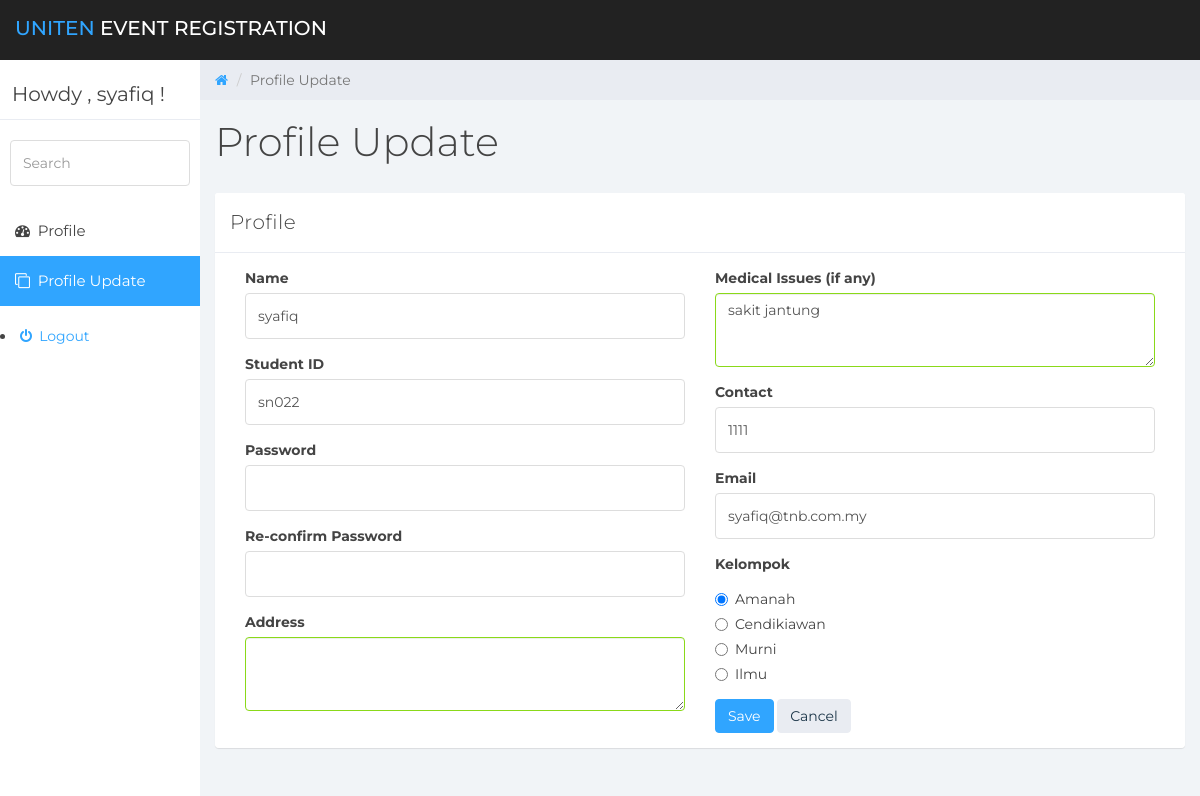
The app's page /user/userinfo.php (signed in) with its own data.
### tables this page shows
CREATE TABLE IF NOT EXISTS `participants` (
  `username` varchar(15) NOT NULL,
  `email` varchar(20) NOT NULL,
  `password` varchar(20) NOT NULL,
  `name` varchar(20) DEFAULT NULL,
  `studentID` varchar(9) DEFAULT NULL,
  `contact` varchar(11) DEFAULT NULL,
  `medical_issues` varchar(20) DEFAULT NULL,
  `address` varchar(20) DEFAULT NULL,
  `kelompok` varchar(12) DEFAULT NULL,
  `time_registered` timestamp NOT NULL DEFAULT CURRENT_TIMESTAMP ON UPDATE CURRENT_TIMESTAMP,
  `participantID` int(5) NOT NULL AUTO_INCREMENT,
  PRIMARY KEY (`participantID`)
);

### user/userinfo.php (the view, shortened to what this page needs)
<!DOCTYPE html>
<?php
include("../config/config.php");
$username = $_SESSION['name'];
$uid = $_SESSION['id'];
$sql = "SELECT * FROM participants where participantID = '$uid'";
$go = mysqli_query($con,$sql);
$data = mysqli_fetch_array($go,MYSQL_BOTH);
$uname =  $data['username'];
$stuID = $data['studentID'];
$email = $data['email'];
$ctct = $data['contact'];
$meda = $data['medical_issues'];
$addr = $data['address'];
?>
<html>
<head>
	<link href="css/bootstrap.min.css" rel="stylesheet">
	<link href="css/font-awesome.min.css" rel="stylesheet">
	<link href="css/datepicker3.css" rel="stylesheet">
	<link href="css/styles.css" rel="stylesheet">
</head>
<body>
	<nav class="navbar navbar-custom navbar-fixed-top" role="navigation">
		<div class="container-fluid">
			<div class="navbar-header">
				<a class="navbar-brand" href="#"><span>Uniten </span>Event Registration</a>
			</div>
		</div>
	</nav>
	<div id="sidebar-collapse" class="col-sm-3 col-lg-2 sidebar">
		<div class="profile-sidebar">
			<div class="profile-usertitle">
				<div class="profile-usertitle-name">Howdy , <?php echo $username; ?> !</div>
			</div>
		</div>
		<form role="search">
			<div class="form-group">
				<input type="text" class="form-control" placeholder="Search">
			</div>
		</form>
		<ul class="nav menu">
			<li><a href="index.php"><em class="fa fa-dashboard">&nbsp;</em> Profile</a></li>
			<li class="active"><a href="userinfo.php"><em class="fa fa-clone">&nbsp;</em> Profile Update</a></li>
				</ul>
			<li><a href="logout.php"><em class="fa fa-power-off">&nbsp;</em> Logout</a></li>
	</div>
	<div class="col-sm-9 col-sm-offset-3 col-lg-10 col-lg-offset-2 main">
		<div class="row">
			<ol class="breadcrumb">
				<li><a href="#">
					<em class="fa fa-home"></em>
				</a></li>
				<li class="active">Profile Update</li>
			</ol>
		</div>
		<div class="row">
			<div class="col-lg-12">
				<h1 class="page-header">Profile Update</h1>
			</div>
		</div>
		<div class="row">
			<div class="col-lg-12">
				<div class="panel panel-default">
				<div class="panel panel-default">
					<div class="panel-heading">Profile</div>
					<div class="panel-body">
						<div class="col-md-6">
							<form role="form" method="post" action="userinfo.php">
								<div class="form-group">
									<label>Name</label>
									<input type="text" class="form-control" name="name" value="<?php echo $uname ?>" >
								</div>
								<div class="form-group">
									<label>Student ID</label>
									<input type="text" class="form-control" name="id" value="<?php echo $stuID ?>" >
								</div>
								<div class="form-group">
									<label>Password</label>
									<input type="password" class="form-control" name="password">
								</div>
								<div class="form-group">
									<label>Re-confirm Password</label>
									<input type="password" class="form-control" name="repassword">
								</div>
								<label>Address</label>
								<div class="form-group has-success">
									<textarea class="form-control" rows="3" name="addr"><?php echo $addr ?></textarea>
								</div>
								</div>
								<div class="col-md-6">
									<div class="form-group has-success">
									<label>Medical Issues (if any)</label>
									<textarea class="form-control" rows="3" name="medis"><?php echo $meda ?></textarea>
								</div>
									<div class="form-group">
									<label>Contact</label>
									<input type="text" class="form-control" name="contact" value="<?php echo $ctct ?>" >
								</div>
								<div class="form-group">
									<label>Email</label>
									<input type="text" class="form-control" name="email" value="<?php echo $email ?>" >
								</div>
									<div class="form-group">
										<label>Kelompok</label>
										<div class="radio">
											<label>
												<input type="radio" name="optionsRadios" id="optionsRadios1" value="Amanah" checked>Amanah
											</label>
										</div>
										<div class="radio">
											<label>
												<input type="radio" name="optionsRadios" id="optionsRadios2" value="Cendikiawan">Cendikiawan
											</label>
										</div>
										<div class="radio">
											<label>
												<input type="radio" name="optionsRadios" id="optionsRadios3" value="Murni">Murni
											</label>
										</div>
										<div class="radio">
											<label>
												<input type="radio" name="optionsRadios" id="optionsRadios3" value="Ilmu">Ilmu
											</label>
										</div>
									</div>
									<button type="submit" class="btn btn-primary" name='update'>Save</button>
									<button type="reset" class="btn btn-default">Cancel</button>
								</div>
						</div>
					</div>
				</div>
			</div>
</body>
</html>

### user/css/styles.css (style rules this page uses)
body { background: #f1f4f7; padding-top: 60px; font-size: 14px; color: #444444; font-family: "Montserrat", "Helvetica Neue", Helvetica, Arial, sans-serif; }
a, a:hover, a:focus { color: #30a5ff; }
h1, h2, h3, h4, h5, h6 { color: #444444; }
h1 { font-weight: 300; font-size: 40px; }
input.form-control { border: 1px solid #ddd; box-shadow: none; height: 46px; }
.has-success .form-control, .has-success .form-control:focus { border: 1px solid #8ad919; }
.navbar-custom { background: #222; height: 60px; }
.navbar-header .navbar-brand { color: #fff; font-size: 20px; text-transform: uppercase; font-weight: 500; height: 60px; padding-top: 18px; }
.navbar-header .navbar-brand span { color: #30a5ff; }
.btn-default, .btn-default:hover, .btn-default:focus, .btn-default:active, .btn-default.active, .open > .dropdown-toggle.btn-default, .btn-default.disabled, .btn-default[disabled], fieldset[disabled] .btn-default, .btn-default.disabled:hover, .btn-default[disabled]:hover, fieldset[disabled] .btn-default:hover, .btn-default.disabled:focus, .btn-default[disabled]:focus, fieldset[disabled] .btn-default:focus, .btn-default.disabled:active, .btn-default[disabled]:active, fieldset[disabled] .btn-default:active, .btn-default.disabled.active, .btn-default[disabled].active, fieldset[disabled] .btn-default.active { background-color: #e9ecf2; border-color: #e9ecf2; color: #1b3548; }
.btn-primary, .btn-primary:hover, .btn-primary:focus, .btn-primary:active, .btn-primary.active, .open > .dropdown-toggle.btn-primary, .btn-primary.disabled, .btn-primary[disabled], fieldset[disabled] .btn-primary, .btn-primary.disabled:hover, .btn-primary[disabled]:hover, fieldset[disabled] .btn-primary:hover, .btn-primary.disabled:focus, .btn-primary[disabled]:focus, fieldset[disabled] .btn-primary:focus, .btn-primary.disabled:active, .btn-primary[disabled]:active, fieldset[disabled] .btn-primary:active, .btn-primary.disabled.active, .btn-primary[disabled].active, fieldset[disabled] .btn-primary.active { background-color: #30a5ff; border-color: #30a5ff; }
.panel { border: 0; }
.panel-heading { font-size: 20px; font-weight: 300; letter-spacing: 0.025em; height: 60px; line-height: 38px; }
.panel-default .panel-heading { background: #fff; border-bottom: 1px solid #e9ecf2; color: #444444; }
.navbar { border: 0; }
.sidebar { display: block; padding: 0; display: none; box-shadow: none; background: #fff; }
.sidebar ul { margin: 20px 0px; }
.sidebar form { padding: 10px 0 0 0; margin: 10px 10px 20px 10px; }
@media (min-width: 768px) { .sidebar { display: block; position: fixed; top: 60px; bottom: 0; left: 0; z-index: 1000; display: block; margin: 0; padding: 0; overflow-x: hidden; overflow-y: auto; } }
@media (min-width: 768px) { .navbar-header { width: 100%; } }
.sidebar ul.nav .active a, .sidebar ul.nav li.parent a.active, .sidebar ul.nav .active > a:hover, .sidebar ul.nav li.parent a.active:hover, .sidebar ul.nav .active > a:focus, .sidebar ul.nav li.parent a.active:focus { color: #fff; background-color: #30a5ff; }
.sidebar ul.nav li a { height: 50px; font-size: 15px; line-height: 2em; color: #444444; }
.profile-sidebar { padding: 10px 0; border-bottom: 1px solid #e9ecf2; }
.profile-usertitle { float: left; text-align: left; margin: 10px 0 0 12px; }
.profile-usertitle-name { font-size: 20px; margin-bottom: 0px; }
.breadcrumb { border-radius: 0; padding: 10px 15px 10px 15px; background: #e9ecf2; margin: 0; }
h1.page-header { margin-top: 20px; border-bottom: 0; }

### records on screen
participants: name "syafiq", id "sn022", medis "sakit jantung", contact "1111", email "syafiq@tnb.com.my"

### other values on screen
$username "syafiq"
